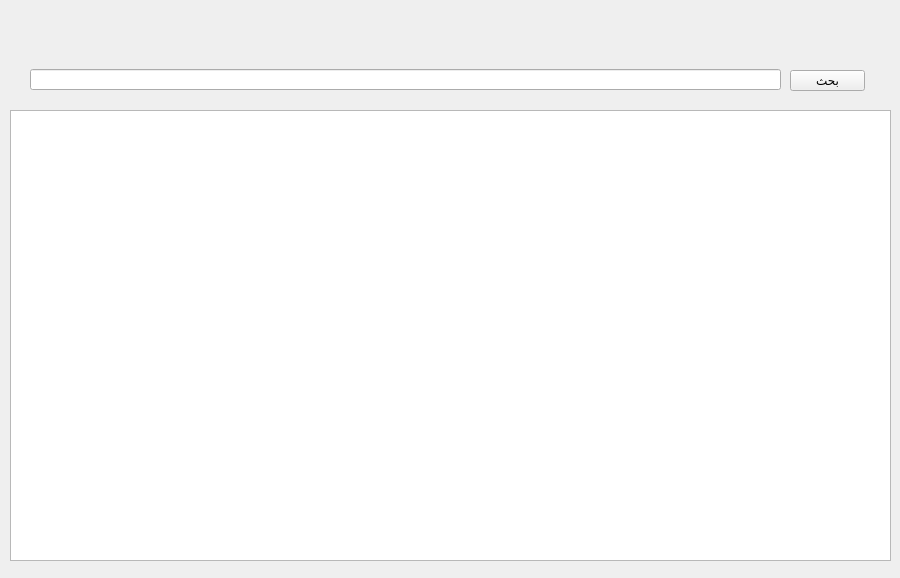
<?xml version="1.0" encoding="UTF-8"?>
<ui version="4.0">
 <class>Form</class>
 <widget class="QWidget" name="Form">
  <property name="geometry">
   <rect>
    <x>0</x>
    <y>0</y>
    <width>900</width>
    <height>578</height>
   </rect>
  </property>
  <property name="windowTitle">
   <string>Form</string>
  </property>
  <widget class="QPushButton" name="pushButton">
   <property name="geometry">
    <rect>
     <x>790</x>
     <y>70</y>
     <width>75</width>
     <height>21</height>
    </rect>
   </property>
   <property name="text">
    <string>بحث</string>
   </property>
  </widget>
  <widget class="QLineEdit" name="lineEdit">
   <property name="geometry">
    <rect>
     <x>30</x>
     <y>69</y>
     <width>751</width>
     <height>21</height>
    </rect>
   </property>
  </widget>
  <widget class="QTableWidget" name="tableWidget">
   <property name="geometry">
    <rect>
     <x>10</x>
     <y>110</y>
     <width>881</width>
     <height>451</height>
    </rect>
   </property>
  </widget>
 </widget>
 <resources/>
 <connections/>
</ui>
